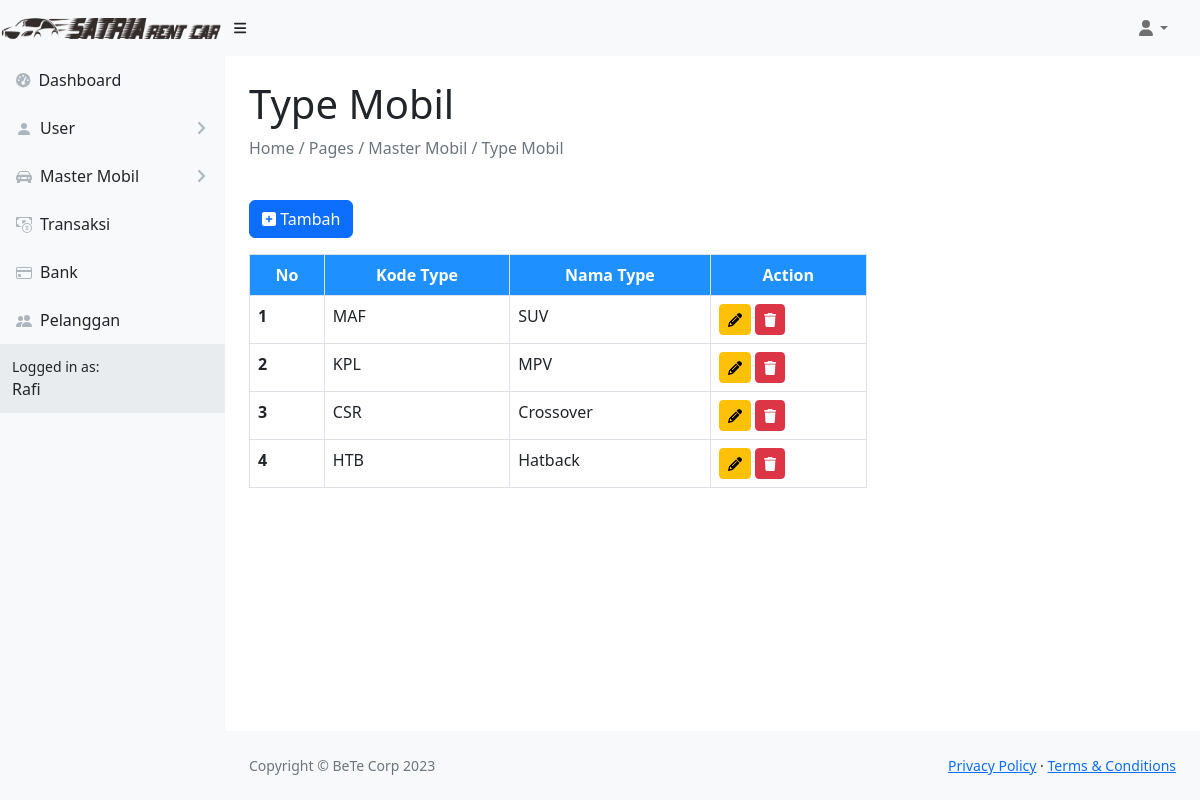
The page /rentalsatria/type_mobil.php (signed in) on the database its author committed.
### tables this page shows
CREATE TABLE `tbl_user` (
  `id_user` int(11) NOT NULL,
  `nama` varchar(128) NOT NULL,
  `email` varchar(128) NOT NULL,
  `password` varchar(128) NOT NULL,
  `photo_user` varchar(128) DEFAULT NULL,
  `status_user` int(11) NOT NULL
);

CREATE TABLE `tbl_type` (
  `id_type` int(11) NOT NULL,
  `jenis` varchar(50) NOT NULL,
  `kode_type` varchar(5) NOT NULL
);

### rentalsatria/type_mobil.php (the view, shortened to what this page needs)
<?php
    include 'database/koneksi.php';
    $query = "SELECT * FROM tbl_type";
    $sql = mysqli_query($conn, $query);
    $no = 1;
    if(isset($_SESSION['email'])){
        $email = $_SESSION['email'];
        $query = "SELECT * FROM tbl_user WHERE email = '$email'";
        $result = mysqli_query($conn, $query);
        $data = mysqli_fetch_array($result);
    }
?>
<!DOCTYPE html>
<html lang="en">
<head>
    <link href="https://cdn.jsdelivr.net/npm/simple-datatables@7.1.2/dist/style.min.css" rel="stylesheet" />
    <link href="./css/styles.css" rel="stylesheet" />
</head>
<body class="sb-nav-fixed">
    <nav class="sb-topnav navbar navbar-expand navbar-light bg-light">
        <a class="navbar-brand" href="index.html"><img src="images/logo.png" alt="" style="width:225px;height:40px;"></a>
        <button class="btn btn-link btn-sm order-1 order-lg-0 me-4 me-lg-0" id="sidebarToggle" href="#!"><i
                class="fas fa-bars"></i></button>
        <ul class="navbar-nav ms-auto ms-md-0 me-3 me-lg-4">
            <li class="nav-item dropdown">
                <a class="nav-link dropdown-toggle" id="navbarDropdown" href="#" role="button" data-bs-toggle="dropdown"
                    aria-expanded="false"><i class="fas fa-user fa-fw"></i></a>
            </li>
        </ul>
    </nav>
    <div id="layoutSidenav">
        <div id="layoutSidenav_nav">
            <nav class="sb-sidenav accordion sb-sidenav-light" id="sidenavAccordion">
                <div class="sb-sidenav-menu">
                    <div class="nav">
                        <a class="nav-link" href="admin.php">
                            <div class="sb-nav-link-icon"><i class="fas fa-tachometer-alt"></i></div>
                            Dashboard
                        </a>
                        <a class="nav-link collapsed" href="#" data-bs-toggle="collapse"
                            data-bs-target="#collapseLayouts" aria-expanded="false" aria-controls="collapseLayouts">
                            <div class="sb-nav-link-icon"><svg xmlns="http://www.w3.org/2000/svg" width="16" height="16" fill="currentColor" class="bi bi-person-fill" viewBox="0 0 16 16">
                                <path d="M3 14s-1 0-1-1 1-4 6-4 6 3 6 4-1 1-1 1H3Zm5-6a3 3 0 1 0 0-6 3 3 0 0 0 0 6Z"/>
                            </svg></div>
                            User
                            <div class="sb-sidenav-collapse-arrow"><i class="fas fa-angle-down"></i></div>
                        </a>
                        <a class="nav-link collapsed" href="#" data-bs-toggle="collapse" data-bs-target="#collapsePages"
                            aria-expanded="false" aria-controls="collapsePages">
                            <div class="sb-nav-link-icon"></div>
                            Master Mobil
                            <div class="sb-sidenav-collapse-arrow"><i class="fas fa-angle-down"></i></div>
                        </a>
                        <a class="nav-link" href="transaksi.php">
                            <div class="sb-nav-link-icon"></div>
                            Transaksi
                        </a>
                        <a class="nav-link" href="bank.php">
                            <div class="sb-nav-link-icon"></div>
                            Bank
                        </a>
                        <a class="nav-link" href="pelanggan.php">
                            <div class="sb-nav-link-icon"></div>
                            Pelanggan
                        </a>
                </div>
                <div class="sb-sidenav-footer">
                    <div class="small">Logged in as:</div>
                    <?=$data['nama']?>
                </div>
            </nav>
        </div>
        <div id="layoutSidenav_content">
            <main id="main" class="main">
            <div class="container-fluid px-4">
                <h1 class="mt-4">Type Mobil</h1>
                <ol class="breadcrumb mb-4">
                    <li class="breadcrumb-item active">Home / Pages / Master Mobil / Type Mobil</li>
                </ol>
            <div class="col-md-8">
                <button type="button" class="btn btn-primary my-3" data-bs-toggle="modal" data-bs-target="#tambah">
                    <i class="fa fa-plus-square"></i> Tambah
                </button>
                        <div class="table-responsive-sm">
                    <table class="table table-bordered table-responsive">
                        <thead class="text-center" style="color: white; background-color: dodgerblue;">
                            <tr>
                                <th scope="col">No</th>
                                <th scope="col">Kode Type</th>
                                <th scope="col">Nama Type</th>
                                <th scope="col">Action</th>
                            </tr>
                        </thead>
                        <tbody>
                            <?php while ($result = mysqli_fetch_assoc($sql)) { ?>
                                <tr>
                                    <th><?=$no++?></th>
                                    <td><?=$result['kode_type']?></td>
                                    <td><?=$result['jenis']?></td>
                                    <td>
                                        <button type="button" class="btn btn-warning btn-sm" data-bs-toggle="modal" data-bs-target="#editModal<?php echo $result['id_type']; ?>">
                                            <i class="fa fa-pencil"></i>
                                        </button>
                                        <button type="button" class="btn btn-danger btn-sm" data-bs-toggle="modal" data-bs-target="#hapusModal<?php echo $result['id_type']; ?>">
                                            <i class="fa fa-trash"></i>
                                        </button>
                                    </td>
                                </tr>
                            <?php } ?>
                        </tbody>
                    </table>
                </div>
            </div>
        </main>
            <footer class="py-4 bg-light mt-auto">
                <div class="container-fluid px-4">
                    <div class="d-flex align-items-center justify-content-between small">
                        <div class="text-muted">Copyright &copy; BeTe Corp 2023</div>
                        <div>
                            <a href="#">Privacy Policy</a>
                            &middot;
                            <a href="#">Terms &amp; Conditions</a>
                        </div>
                    </div>
                </div>
            </footer>
        </div>
</body>
</html>

### rows shown on the page
tbl_user: nama "Rafi"
tbl_type: kode_type "MAF", jenis "SUV"
tbl_type: kode_type "KPL", jenis "MPV"
tbl_type: kode_type "CSR", jenis "Crossover"
tbl_type: kode_type "HTB", jenis "Hatback"
